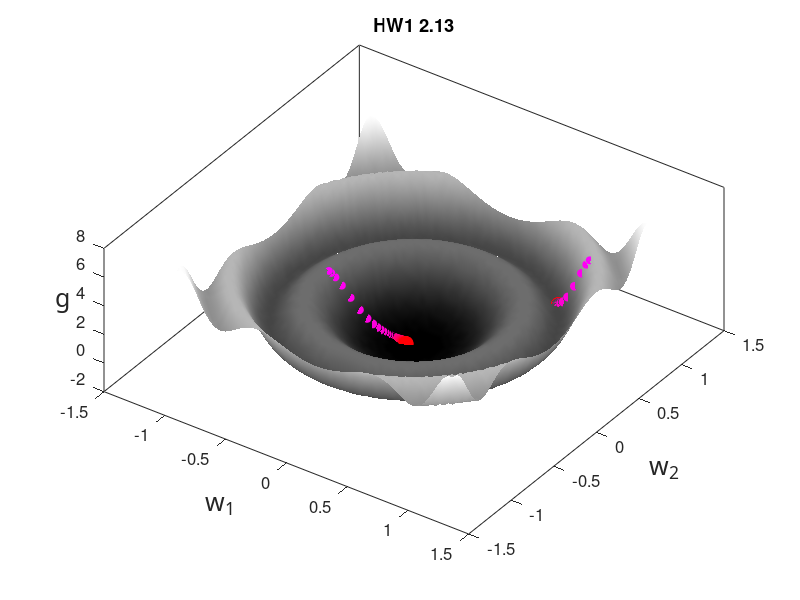

MATLAB code to generate this figure:
function two_d_grad_wrapper_hw()
% two_d_grad_wrapper.m is a toy wrapper to illustrate the path
% taken by gradient descent depending on the learning rate (alpha) chosen.
% Here alpha is kept fixed and chosen by the use. The corresponding
% gradient steps, evaluated at the objective, are then plotted.  The plotted points on
% the objective turn from green to red as the algorithm converges (or
% reaches a maximum iteration count, preset to 50).
% (nonconvex) function here is 
%
% g(w) = -cos(w'*w) + 2*w'*w

%%% runs everything %%%
run_all()


%%%%%%%%%%%% subfunctions %%%%%%%%%%%%
%%% performs gradient descent steps %%%%
    function [w,in,out] = gradient_descent(alpha,w)

    % initializations
    grad_stop = 10^-5;
    max_its = 50;
    iter = 1;
    grad = 1;
    in = [w];
    out = [-cos(2*pi*w'*w) + 2*w'*w];
    % main loop
    while norm(grad) > grad_stop && iter <= max_its
        % take gradient step
        grad = 4*pi*w*sin(2*pi*w'*w)+2*w ;   %%% PLACE GRADIENT HERE
        w = w - alpha*grad;

        % update containers
        in = [in, w];
        out = [out, -cos(2*pi*w'*w) + 2*w'*w];

        % update stopers
        iter = iter + 1;
    end
end

function run_all()
    % dials for the toy
    alpha = 10^-2;     % step length/learning rate (for gradient descent). Preset to alpha = 10^-3

    for j = 1:2
        x0 = [-.7;0];         % initial point (for gradient descent)
        if j == 2
            x0 = [.85;.85];
            alpha = 3*10^-3;
        end
        %%% perform gradient descent %%%
        [x,in,out] = gradient_descent(alpha,x0);%% w = w - alpha*grad, in, out

        %%% plot function with grad descent objective evaluations %%  
        hold on
        plot_it_all(in,out)
    end
end

%%% plots everything %%%
function plot_it_all(in,out)
    % print function
    [A,b] = make_fun();
    
    % print steps on surface
    plot_steps(in,out,3)
    set(gcf,'color','w');
end

%%% plots everything %%%
function [A,b] = make_fun()
    range = 1.15;                     % range over which to view surfaces
    [a1,a2] = meshgrid(-range:0.04:range);
    a1 = reshape(a1,numel(a1),1);
    a2 = reshape(a2,numel(a2),1);
    A = [a1, a2];
    A = (A.*A)*ones(2,1);
    b = -cos(2*pi*A) + 2*A;
    r = sqrt(size(b,1));
    a1 = reshape(a1,r,r);
    a2 = reshape(a2,r,r);
    b = reshape(b,r,r);
    h = surf(a1,a2,b)
    az = 35;
    el = 60;
    view(az, el);
    shading interp

    title('HW1 2.13');
    xlabel('w_1','Fontsize',18,'FontName','cmmi9')
    ylabel('w_2','Fontsize',18,'FontName','cmmi9')
    zlabel('g','Fontsize',18,'FontName','cmmi9')
    set(get(gca,'ZLabel'),'Rotation',0)
    set(gca,'FontSize',12);
    box on
    colormap gray
end

% plot descent steps on function surface
function plot_steps(in,out,dim)
    s = (1/length(out):1/length(out):1)';
    colorspec = [ones(length(out),1) ,zeros(length(out),1),flipud(s)];
    width = (1 + s)*5;
    if dim == 2
        for i = 1:length(out)
            hold on
            plot(in(1,i),in(2,i),'o','Color',colorspec(i,:),'MarkerFaceColor',colorspec(i,:),'MarkerSize',width(i));
        end
    else % dim == 3
        for i = 1:length(out)
            hold on
            plot3(in(1,i),in(2,i),out(i),'o','Color',colorspec(i,:),'MarkerFaceColor',colorspec(i,:),'MarkerSize',width(i));
        end
    end
end

end

